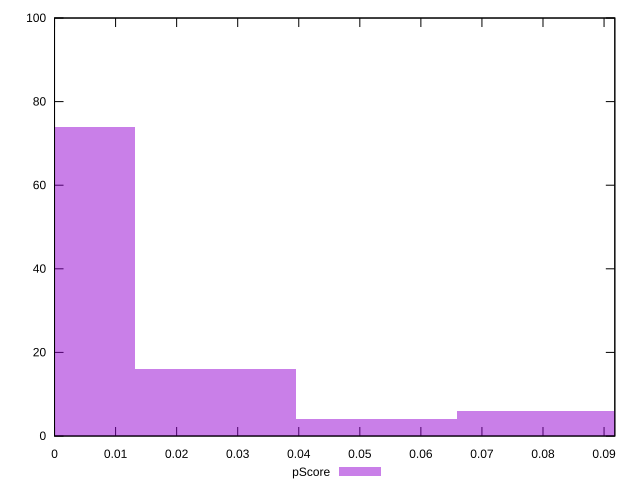

Reproduce this figure in gnuplot.
reset

$pScore <<EOF
0 74
0.07911669232275181 6
0.026372230774250605 16
0.05274446154850121 4
EOF

set key outside below
set boxwidth 0.026372230774250605
set xrange [0:0.09176470588235291]
set yrange [0:100]
set trange [0:100]
set style fill transparent solid 0.5 noborder
set terminal svg size 640, 490 enhanced background rgb 'white'
set output "report_00009_2021-02-08T22-37-41.559Z/uses-http2/samples/pages/pScore/histogram.svg"

plot $pScore title "pScore" with boxes

reset
